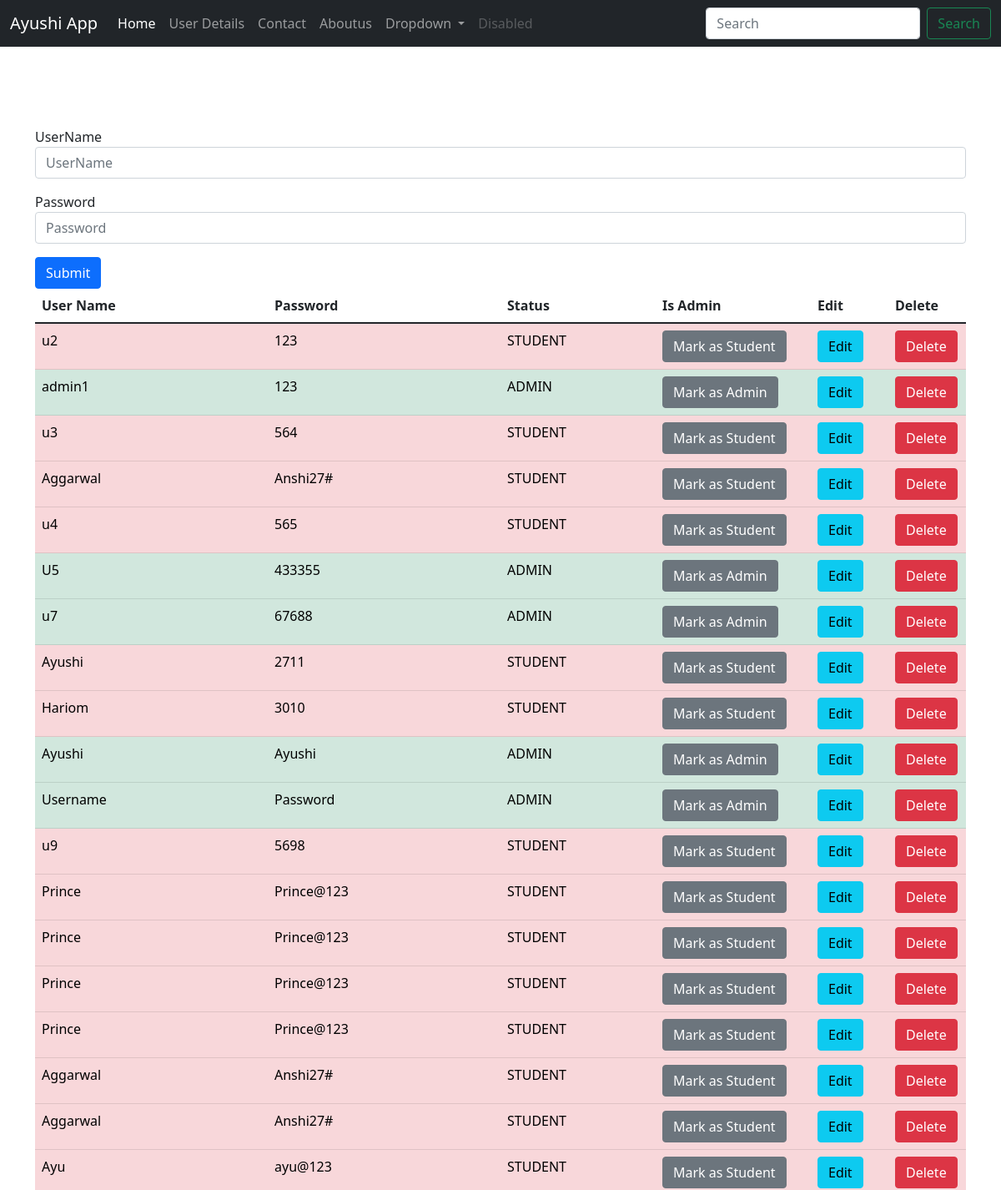
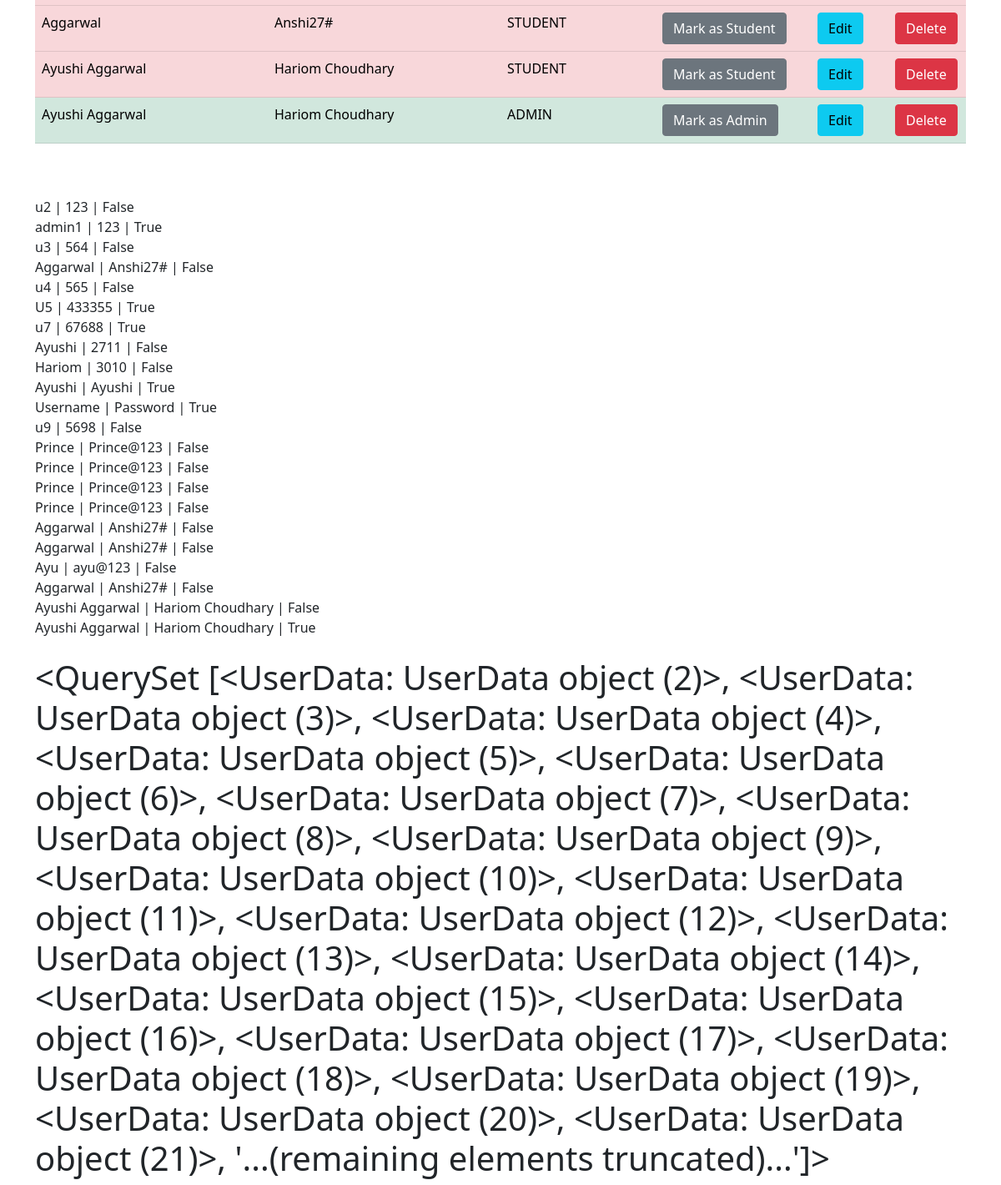
Screenshot of /SecondModule/ with the database file from the repository (2 pictures, top to bottom).
### SecondModule/models.py (models this page shows, shortened)
class UserData(models.Model):
    username = models.CharField(max_length=50,)
    password = models.CharField(max_length=20)
    isAdmin = models.BooleanField(default=False)

### SecondModule/views.py (the view)
# urls.py: path('SecondModule/', include('SecondModule.urls')),
def SecondModule(request):
    if request.method == "POST":
        form = UserForm(request.POST or None)
        if form.is_valid():
            form.save()
            print("DONE")
            print("DONE2")
            messages.success(request, ("ADD SUCCESSFULLY"))
        return redirect("SecondModule")
    else:
        allUserdata = UserData.objects.all
        return render(request, 'SecondHome.html', {"allUser": allUserdata})

### SecondModule/templates/SecondHome.html (shortened to what this page needs)
{% extends 'base.html' %}  {% block content %}
<div class='container'>
    <form method="POST">
        <div class="mb-3">
            <label> UserName</label>
            <input type="text" class="form-control" placeholder="UserName" name="username">
        </div>
        <div class="mb-3">
            <label> Password </label>
            <input type="password" class="form-control" name="password" id="exampleInputPassword1" placeholder="Password">
        </div>
        <button type="submit" class="btn btn-primary">Submit</button>
    </form>
    <table class="table">
        <thead>
            <tr>
                <th class="col-3">User Name</th>
                <th class="col-3">Password</th>
                <th class="col-2">Status</th>
                <th class="col-2">Is Admin</th>
                <th class="col-1">Edit</th>
                <th class="col-1">Delete</th>
            </tr>
        </thead>
        <tbody>
            {% for obj in allUser %} {% if obj.isAdmin %}
            <tr class="table-success">
                <td class="col-3">{{obj.username}}</td>
                <td class="col-3">{{obj.password}}</td>
                <td class="col-2">ADMIN</td>
                <td class="col-2"><a href="{% url 'checkadmin' obj.id%}"><button type="button" class="btn btn-secondary">Mark as Admin</button></td>
                <td class="col-1"><a href="{% url 'edituser' obj.id%}"><button type="button" class="btn btn-info">Edit</button></a></td>
                <td class="col-1"><a href="{% url 'deleteuser' obj.id%}"><button type="button" class="btn btn-danger">Delete</button></a></td>
            </tr>
            {%else%}
             <tr class="table-danger">
                <td class="col-3">{{obj.username}}</td>
                <td class="col-3">{{obj.password}}</td>
                <td class="col-2">STUDENT</td>
                <td class="col-2"><a href="{% url 'checkstudent' obj.id%}"><button type="button" class="btn btn-secondary">Mark as Student</button></td>
                <td class="col-1"><a href="{% url 'edituser' obj.id%}"><button type="button" class="btn btn-info">Edit</button></a></td>
                <td class="col-1"><a href="{% url 'deleteuser' obj.id%}"><button type="button" class="btn btn-danger">Delete</button></a></td>
            </tr>
            {% endif %} {%endfor%}
        </tbody>
    </table>
    {% for obj in allUser %} {{obj.username}} | {{obj.password}} | {{obj.isAdmin}}
    {% endfor %}
    <h1> {{allUser}} </h1>
</div>
{% endblock content %}

### templates/base.html (shortened to what this page needs)
<!doctype html> {% load static %}
<html lang="en">
<head>
    <link href="https://cdn.jsdelivr.net/npm/bootstrap@5.1.3/dist/css/bootstrap.min.css" rel="stylesheet"> {% block title %} {% endblock title %}
    <nav class="navbar navbar-expand-lg navbar-dark bg-dark">
        <div class="container-fluid">
            <a class="navbar-brand" href=" href="{% url 'index' %}"<img src={% static 'image/A.jpg' %} width=" 50 " height='50'> </img>Ayushi App</a>
            <div class="collapse navbar-collapse " id="navbarSupportedContent ">
                <ul class="navbar-nav me-auto mb-2 mb-lg-0 ">
                    <li class="nav-item ">
                        <a class="nav-link active " aria-current="page " href="{% url 'index' %} ">Home</a>
                    </li>
                    <li class=" nav-item ">
                        <a class="nav-link " aria-current="page " href="{% url 'SecondModule' %} ">User Details</a>
                    </li>
                    <li class="nav-item ">
                        <a class="nav-link " aria-current="page " href="{% url 'SecondModule' %} ">Contact</a>
                    </li>
                    <li class="nav-item ">
                        <a class="nav-link " href="{% url 'Aboutus' %} ">Aboutus</a>
                    </li>
                    <li class="nav-item dropdown ">
                        <a class="nav-link dropdown-toggle " href="# " id="navbarDropdown " role="button " data-bs-toggle="dropdown " aria-expanded="false ">
                Dropdown
              </a>
                    </li>
                    <li class="nav-item ">
                        <a class="nav-link disabled ">Disabled</a>
                    </li>
                </ul>
                <form class="d-flex ">
                    <input class="form-control me-2 " type="search " placeholder="Search " aria-label="Search ">
                    <button class="btn btn-outline-success " type="submit ">Search</button>
                </form>
            </div>
        </div>
    </nav>
</head>
<body>
    {% block content %}{% endblock content %}
</body>
</html>

### rows the page displays
UserData: username "u2", password "123", isAdmin "False", id "<QuerySet [<UserData: UserData object (2)>, <UserData: UserData object (3)>, <UserData: UserData object (4)>, <UserData: UserData object (5)>, <UserData: UserData object (6)>, <UserData: UserData object (7)>, <UserData: UserData object (8)>, <UserData: UserData object (9)>, <UserData: UserData object (10)>, <UserData: UserData object (11)>, <UserData: UserData object (12)>, <UserData: UserData object (13)>, <UserData: UserData object (14)>, <UserData: UserData object (15)>, <UserData: UserData object (16)>, <UserData: UserData object (17)>, <UserData: UserData object (18)>, <UserData: UserData object (19)>, <UserData: UserData object (20)>, <UserData: UserData object (21)>, '...(remaining…"
UserData: username "admin1", password "123", isAdmin "True"
UserData: username "u3", password "564", isAdmin "False"
UserData: username "Aggarwal", password "Anshi27#", isAdmin "False"
UserData: username "u4", password "565", isAdmin "False"
UserData: username "U5", password "433355", isAdmin "True"
UserData: username "u7", password "67688", isAdmin "True"
UserData: username "Ayushi", password "2711", isAdmin "False"
UserData: username "Hariom", password "3010", isAdmin "False"
UserData: username "Ayushi", password "Ayushi", isAdmin "True"
UserData: username "Username", password "Password", isAdmin "True"
UserData: username "u9", password "5698", isAdmin "False"
UserData: username "Prince", password "Prince@123", isAdmin "False"
UserData: username "Prince", password "Prince@123", isAdmin "False"
UserData: username "Prince", password "Prince@123", isAdmin "False"
UserData: username "Prince", password "Prince@123", isAdmin "False"
UserData: username "Aggarwal", password "Anshi27#", isAdmin "False"
UserData: username "Aggarwal", password "Anshi27#", isAdmin "False"
UserData: username "Ayu", password "ayu@123", isAdmin "False"
UserData: username "Aggarwal", password "Anshi27#", isAdmin "False"
UserData: username "Ayushi Aggarwal", password "Hariom Choudhary", isAdmin "False"
UserData: username "Ayushi Aggarwal", password "Hariom Choudhary", isAdmin "True"
